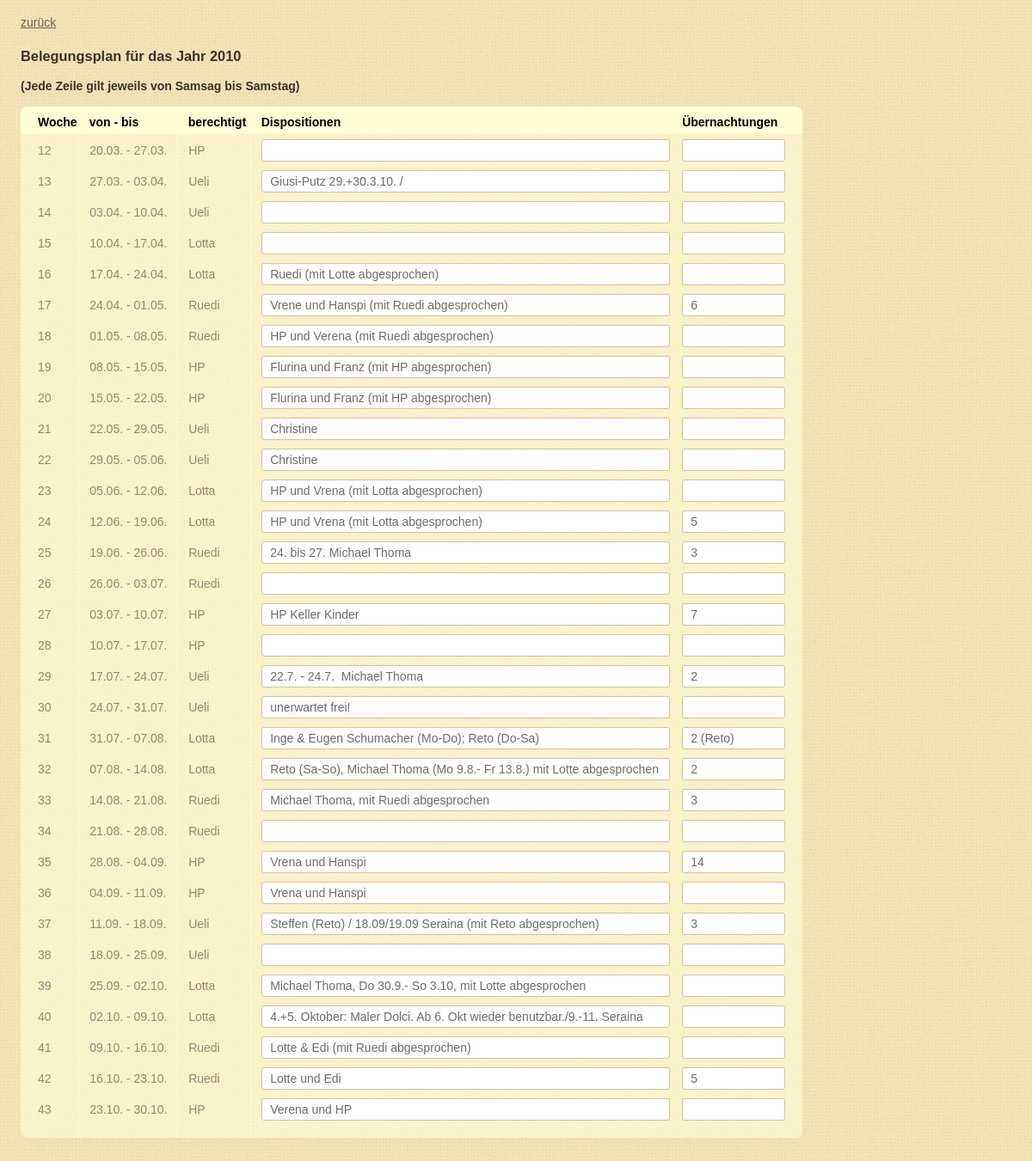
Page /history.php?jahr=2010 on the earlier database version.
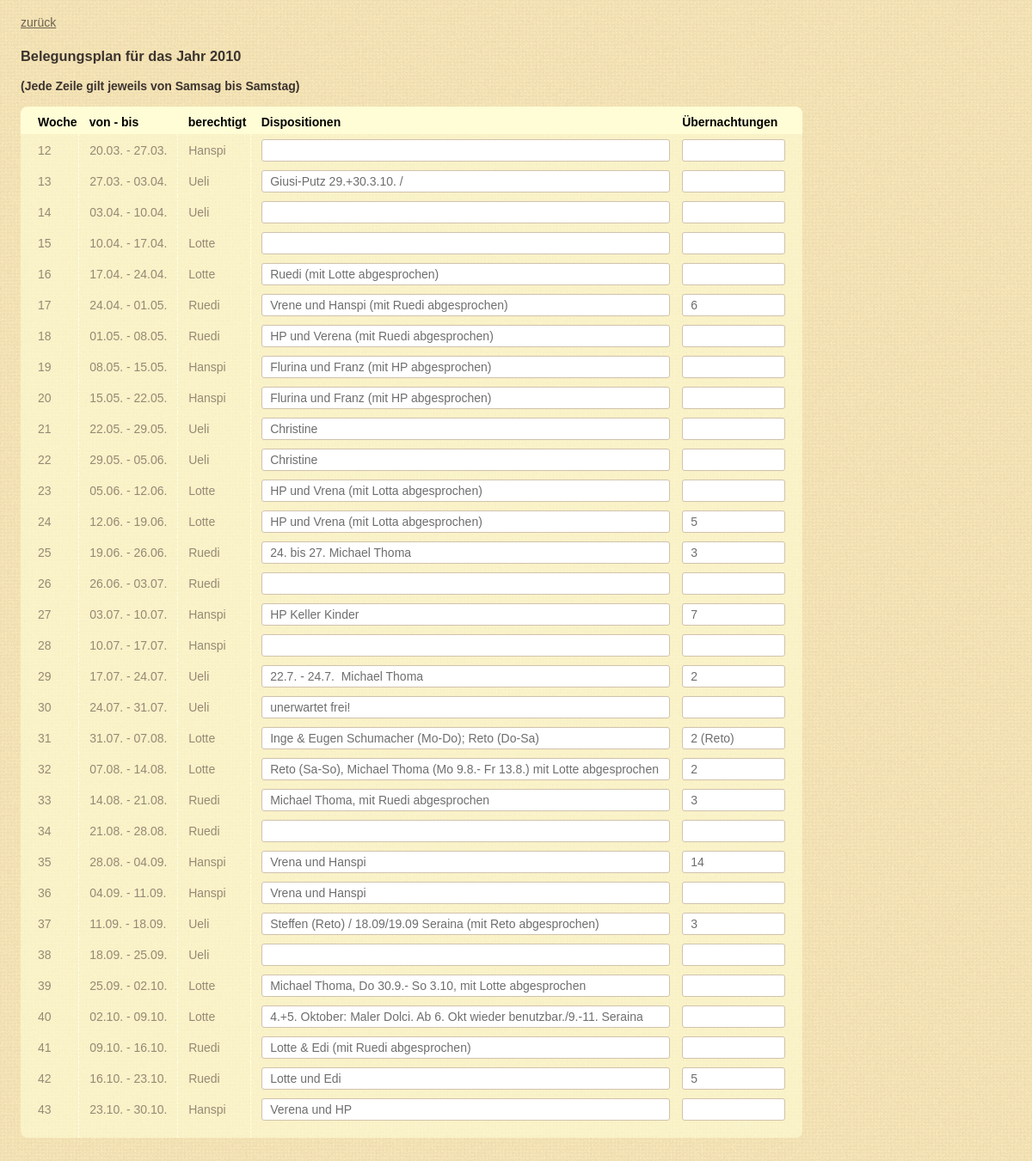
Same page on the later database version.
### tables this page shows
CREATE TABLE IF NOT EXISTS `giusiwochen` (
  `jahr` int(8) NOT NULL DEFAULT '0',
  `woche` int(4) NOT NULL DEFAULT '0',
  `datum` varchar(20) DEFAULT NULL,
  `berechtigt` varchar(20) DEFAULT NULL,
  `text` varchar(250) DEFAULT NULL,
  `naechte` varchar(200) NOT NULL DEFAULT ''
);

### web/kalender.php (the view, shortened to what this page needs)
<?php
function getDB() {
	$user = "web225";
	$pwd = "svenska";
	if (strtolower($_SERVER["HTTP_HOST"]) == 'localhost') {
		$user = "web225";
		$pwd = "svenska";
	}
	$link = mysql_connect("localhost", $user, $pwd);
	return $link;
}
function getWeekOfYear($jahr) {
	$my_array = localtime(time(), 1);
	$year = $my_array["tm_year"];
	if ($jahr > (1900 + $year)) {
		return -1;
	} else if ($jahr < (1900 + $year)) {
		return 999;
	}
	$startSA = getFirstSa($jahr);
	$dayofyear = $my_array["tm_yday"] + 1;
	$daysPassed = $dayofyear - $startSA;
	$weekofyear = ceil($daysPassed / 7 );
	return $weekofyear;
}
	?>
	<?php
function printKalender($result, $jahr, $saveButton, $action) {
	$weekofyear = getWeekOfYear($jahr);
	?>
	<div id="plan">
		<h3>Belegungsplan für das Jahr <?php echo $jahr; ?></h2>
		<b>(Jede Zeile gilt jeweils von Samsag bis Samstag)</b>
		<br/>
		<br/>
		<table>
			<thead>
				<td>Woche</td>
				<td>von - bis</td>
				<td>berechtigt</td>
				<td>Dispositionen</td>
				<td>Übernachtungen</td>
			</thead>
			<tbody>
			<?php
			while (list ($woche, $datum, $berechtigt, $text, $naechte) = mysql_fetch_row ($result)) {
				$fontColorClass = '';
				if ($woche < $weekofyear) {
					$fontColorClass = 'passed-week';
				} else if ($woche == $weekofyear) {
					$fontColorClass = 'current-week';
				}
				?>
				<tr>
					<td class="col-week <?php print $fontColorClass ?>"><?php print $woche ?></td>
					<td class="col-date <?php print $fontColorClass ?>"><?php print $datum ?></td>
					<td class="col-who <?php print $fontColorClass ?>"><?php print $berechtigt ?></td>
					<td class="col-text <?php print $fontColorClass ?>"><input type="text" name="text" value="<?php print $text; ?>"></td>
					<td class="col-nights <?php print $fontColorClass ?>"><input type="text" name="naechte" value="<?php print $naechte; ?>"></td>
				</tr>
				<?php
			}
			?>
			</tbody>
		</table>
	<br/>
	<br/>
	</div>
	<?php
}
function printYear($jahr, $printInfos, $saveButton, $action) {
	$link = getDB();
	$result = mysql_query ("SELECT woche, datum, berechtigt, text, naechte FROM giusiwochen WHERE jahr='$jahr' ORDER BY woche", $link);
	if (!$result) {
		print mysql_error();
	} else {
		printKalender($result, $jahr, $saveButton, $action);
	}
}
?>

Differences in the rows shown:
changed giusiwochen "12": berechtigt "HP" → "Hanspi"
changed giusiwochen "15": berechtigt "Lotta" → "Lotte"
changed giusiwochen "16": berechtigt "Lotta" → "Lotte"
changed giusiwochen "19": berechtigt "HP" → "Hanspi"
changed giusiwochen "20": berechtigt "HP" → "Hanspi"
changed giusiwochen "23": berechtigt "Lotta" → "Lotte"
changed giusiwochen "24": berechtigt "Lotta" → "Lotte"
changed giusiwochen "27": berechtigt "HP" → "Hanspi"
changed giusiwochen "28": berechtigt "HP" → "Hanspi"
changed giusiwochen "31": berechtigt "Lotta" → "Lotte"
changed giusiwochen "32": berechtigt "Lotta" → "Lotte"
changed giusiwochen "35": berechtigt "HP" → "Hanspi"
changed giusiwochen "36": berechtigt "HP" → "Hanspi"
changed giusiwochen "39": berechtigt "Lotta" → "Lotte"
changed giusiwochen "40": berechtigt "Lotta" → "Lotte"
changed giusiwochen "43": berechtigt "HP" → "Hanspi"
